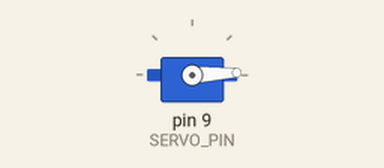
Recording of a program running on a simulated Arduino Mega 2560, built with avr-gcc and run on an emulated ATmega2560. Shown: servo.

Above: at 0.05 s.
At 1.3 s:
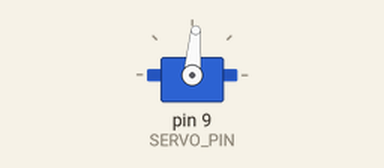
At 2.6 s:
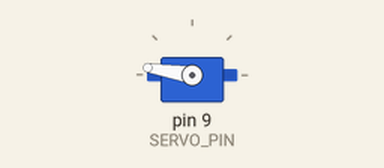
At 5.2 s:
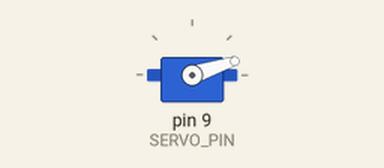
Timing chart, 0 to 7.1 s (numbered marks = the images above):
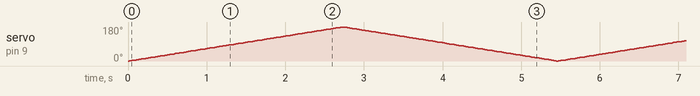

The program:

main.cpp
```cpp
#include <Servo.h>
#include <Arduino.h>

#define SERVO_PIN 9

Servo myservo;  // create servo object to control a servo

void setup() {
  Serial.begin(9600);  // initialize serial communication at 9600 bits per second:
  myservo.attach(SERVO_PIN);  // attaches the servo on pin 9 to the servo object
}

void loop() {
  for (int pos = 0; pos <= 180; pos += 1) {  // goes from 0 degrees to 180 degrees
    myservo.write(pos);                    // tell servo to go to position in variable 'pos'
    delay(15);                             // waits 15ms for the servo to reach the position
  }
  for (int pos = 180; pos >= 0; pos -= 1) {  // goes from 180 degrees to 0 degrees
    myservo.write(pos);                    // tell servo to go to position in variable 'pos'
    delay(15);                             // waits 15ms for the servo to reach the position
  }
}
```
